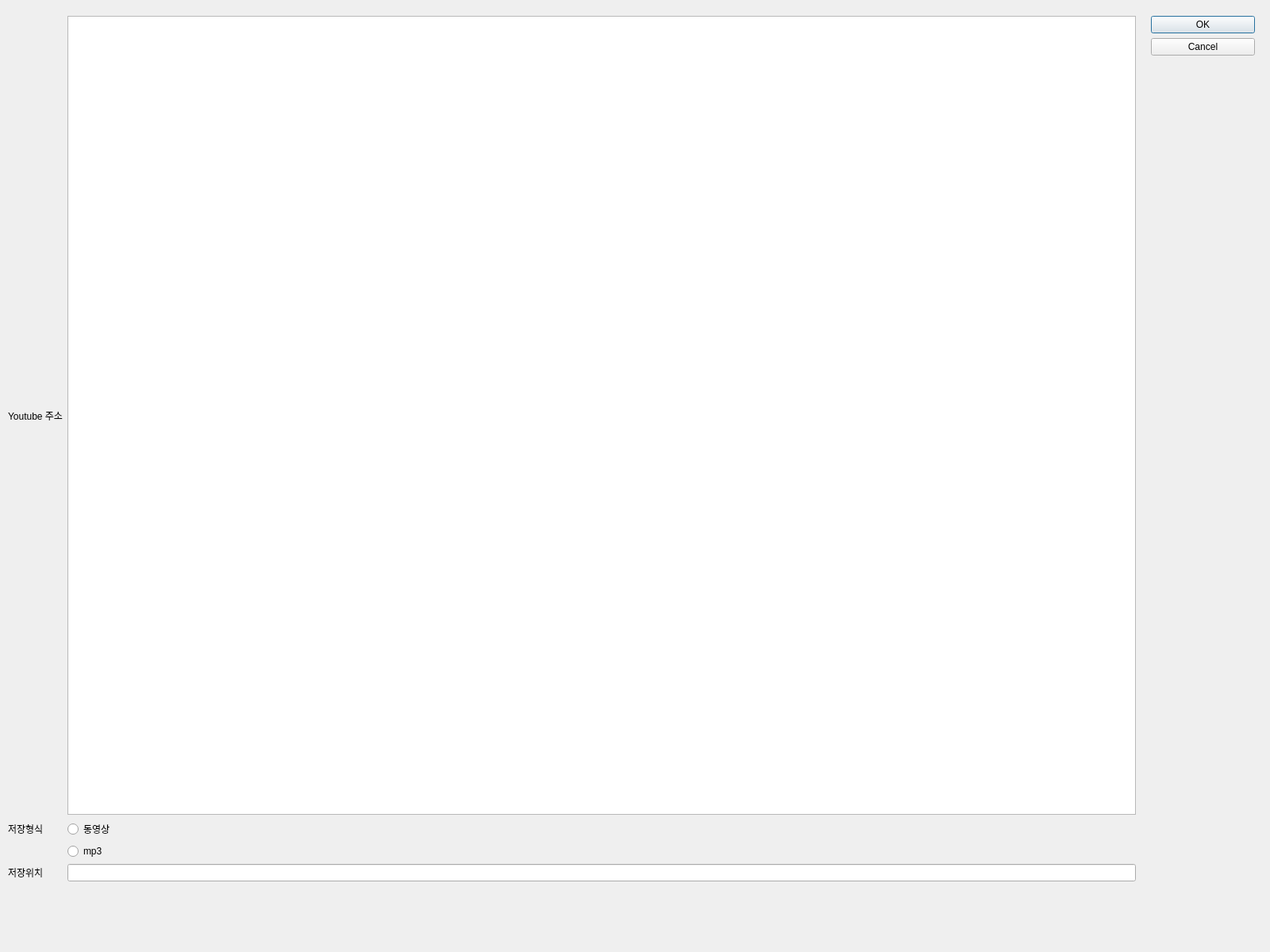
<?xml version="1.0" encoding="UTF-8"?>
<ui version="4.0">
 <class>Dialog</class>
 <widget class="QDialog" name="Dialog">
  <property name="geometry">
   <rect>
    <x>0</x>
    <y>0</y>
    <width>1600</width>
    <height>1200</height>
   </rect>
  </property>
  <property name="windowTitle">
   <string>Dialog</string>
  </property>
  <widget class="QDialogButtonBox" name="buttonBox">
   <property name="geometry">
    <rect>
     <x>1450</x>
     <y>20</y>
     <width>131</width>
     <height>241</height>
    </rect>
   </property>
   <property name="orientation">
    <enum>Qt::Vertical</enum>
   </property>
   <property name="standardButtons">
    <set>QDialogButtonBox::Cancel|QDialogButtonBox::Ok</set>
   </property>
  </widget>
  <widget class="QWidget" name="gridLayoutWidget">
   <property name="geometry">
    <rect>
     <x>10</x>
     <y>20</y>
     <width>1421</width>
     <height>1091</height>
    </rect>
   </property>
   <layout class="QGridLayout" name="gridLayout" rowstretch="0,0,0,0,0,0,0">
    <item row="6" column="0">
     <widget class="QLabel" name="label_3">
      <property name="enabled">
       <bool>true</bool>
      </property>
      <property name="text">
       <string>저장위치</string>
      </property>
     </widget>
    </item>
    <item row="3" column="1">
     <widget class="QRadioButton" name="videoRadio">
      <property name="text">
       <string>동영상</string>
      </property>
      <attribute name="buttonGroup">
       <string notr="true">buttonGroup</string>
      </attribute>
     </widget>
    </item>
    <item row="1" column="1">
     <widget class="QPlainTextEdit" name="youtubeURL"/>
    </item>
    <item row="6" column="1">
     <widget class="QLineEdit" name="outputText"/>
    </item>
    <item row="1" column="0">
     <widget class="QLabel" name="label">
      <property name="text">
       <string>Youtube 주소</string>
      </property>
     </widget>
    </item>
    <item row="4" column="1">
     <widget class="QRadioButton" name="mp3Radio">
      <property name="text">
       <string>mp3</string>
      </property>
      <attribute name="buttonGroup">
       <string notr="true">buttonGroup</string>
      </attribute>
     </widget>
    </item>
    <item row="3" column="0">
     <widget class="QLabel" name="label_4">
      <property name="sizePolicy">
       <sizepolicy hsizetype="Preferred" vsizetype="Preferred">
        <horstretch>0</horstretch>
        <verstretch>3</verstretch>
       </sizepolicy>
      </property>
      <property name="text">
       <string>저장형식</string>
      </property>
     </widget>
    </item>
   </layout>
  </widget>
  <widget class="QLabel" name="label_2">
   <property name="geometry">
    <rect>
     <x>106</x>
     <y>1154</y>
     <width>91</width>
     <height>1051</height>
    </rect>
   </property>
   <property name="text">
    <string>TextLabel</string>
   </property>
  </widget>
 </widget>
 <resources/>
 <connections>
  <connection>
   <sender>buttonBox</sender>
   <signal>accepted()</signal>
   <receiver>Dialog</receiver>
   <slot>accept()</slot>
   <hints>
    <hint type="sourcelabel">
     <x>248</x>
     <y>254</y>
    </hint>
    <hint type="destinationlabel">
     <x>157</x>
     <y>274</y>
    </hint>
   </hints>
  </connection>
  <connection>
   <sender>buttonBox</sender>
   <signal>rejected()</signal>
   <receiver>Dialog</receiver>
   <slot>reject()</slot>
   <hints>
    <hint type="sourcelabel">
     <x>316</x>
     <y>260</y>
    </hint>
    <hint type="destinationlabel">
     <x>286</x>
     <y>274</y>
    </hint>
   </hints>
  </connection>
 </connections>
 <buttongroups>
  <buttongroup name="buttonGroup"/>
 </buttongroups>
</ui>
